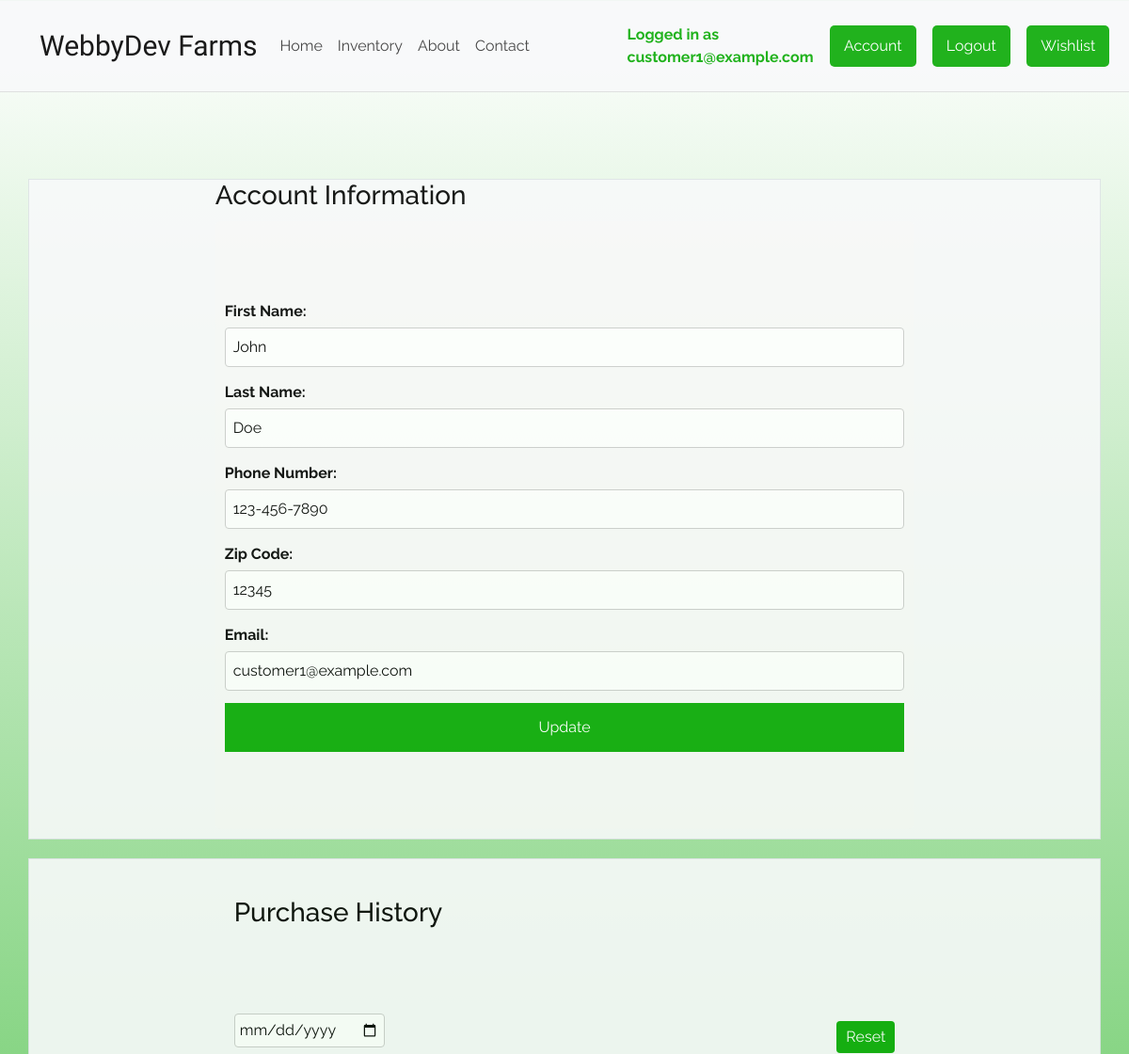
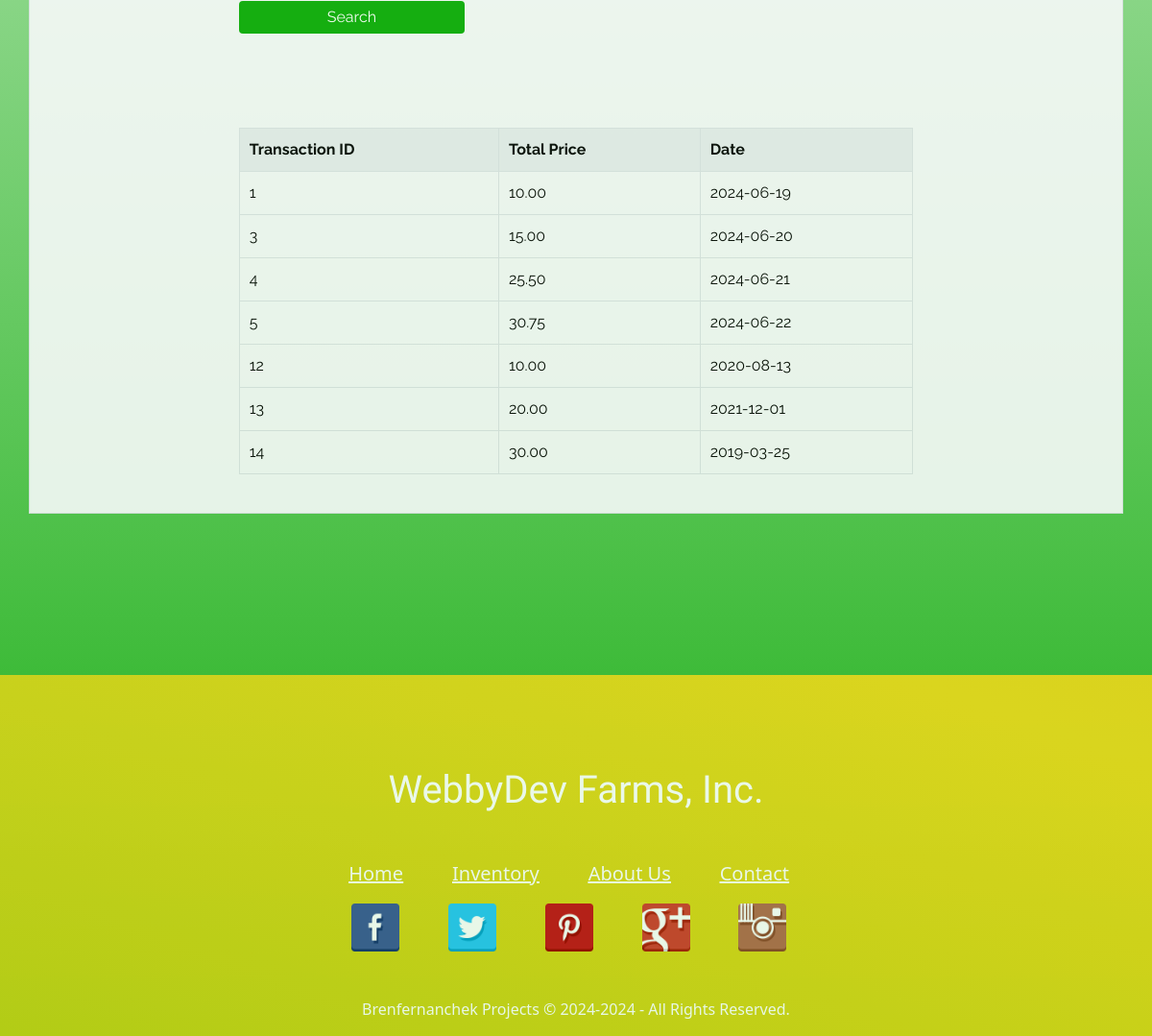
Screenshot of /view/account.php (signed in) with the database file from the repository (2 pictures, top to bottom).
### tables this page shows
CREATE TABLE `customer` (
  `cust_ID` int(11) NOT NULL,
  `cust_fname` varchar(50) DEFAULT NULL,
  `cust_lname` varchar(50) DEFAULT NULL,
  `phone_num` varchar(15) DEFAULT NULL,
  `zip_code` varchar(10) DEFAULT NULL,
  `account_ID` int(11) DEFAULT NULL
);

CREATE TABLE `customer_transaction` (
  `transaction_ID` int(11) NOT NULL,
  `cust_ID` int(11) DEFAULT NULL,
  `total_price` decimal(10,2) DEFAULT NULL,
  `date` date DEFAULT NULL
);

### view/account.php (the view, shortened to what this page needs)
<?php
include '../inc/tags.inc';
include 'db_connection.php';
$account_ID = $_SESSION['account_ID'];
$is_employee = false;
$sql_check_employee = "SELECT * FROM employee WHERE account_ID = ?";
$stmt_check_employee = $conn->prepare($sql_check_employee);
$stmt_check_employee->bind_param("i", $account_ID);
$stmt_check_employee->execute();
$result_check_employee = $stmt_check_employee->get_result();
if ($result_check_employee->num_rows > 0) {
    $is_employee = true;
    $employee = $result_check_employee->fetch_assoc();
} else {
    $sql = "SELECT * FROM customer WHERE account_ID = $account_ID";
    $result = $conn->query($sql);
    if ($result->num_rows > 0) {
        $customer = $result->fetch_assoc();
    }
}
$search_date = '';
if (isset($_GET['search_date'])) {
    $search_date = $_GET['search_date'];
    $sql_purchase_history = "SELECT * FROM customer_transaction WHERE cust_ID = ? AND date = ?";
    $stmt_purchase_history = $conn->prepare($sql_purchase_history);
    $stmt_purchase_history->bind_param("is", $customer['cust_ID'], $search_date);
} else {
    $sql_purchase_history = "SELECT * FROM customer_transaction WHERE cust_ID = ?";
    $stmt_purchase_history = $conn->prepare($sql_purchase_history);
    $stmt_purchase_history->bind_param("i", $customer['cust_ID']);
}
$stmt_purchase_history->execute();
$result_purchase_history = $stmt_purchase_history->get_result();
?>
<body>
    <div class="container raleway-site-body">
        <?php include '../inc/header.inc'; ?>
    </div>
    <main class="container" role="main" id="fade">
        <div class="row">
            <div class="col-lg-12 fade-box border bg-light big-box" style="margin-top: 150px;">
                <div class="col-lg-8 raleway-site-body" style="margin: 0 auto;">
                    <h3>Account Information</h3>
                    <form class="form-login" method="post" action="">
                        <label for="fname">First Name:</label>
                        <input type="text" name="fname" value="<?php echo htmlspecialchars($is_employee ? $employee['emp_fname'] : $customer['cust_fname']); ?>" required>
                        <label for="lname">Last Name:</label>
                        <input type="text" name="lname" value="<?php echo htmlspecialchars($is_employee ? $employee['emp_lname'] : $customer['cust_lname']); ?>" required>
                        <?php if (!$is_employee): ?>
                            <label for="phone_num">Phone Number:</label>
                            <input type="text" name="phone_num" value="<?php echo htmlspecialchars($customer['phone_num']); ?>">
                            <label for="zip_code">Zip Code:</label>
                            <input type="text" name="zip_code" value="<?php echo htmlspecialchars($customer['zip_code']); ?>" required>
                        <?php endif; ?>
                        <label for="email">Email:</label>
                        <input type="email" name="email" value="<?php echo htmlspecialchars($_SESSION['email']); ?>" required>
                        <button type="submit">Update</button>
                    </form>
                </div>
            </div>
        </div>
        <?php if (!$is_employee): ?>
        <div class="row">
            <div class="col-lg-12 fade-box border bg-light big-box" style="margin-top: 20px;">
                <div class="col-lg-8 raleway-site-body" style="margin: 0 auto;">
                    <div class="purchase-history-container">
                        <h3>Purchase History</h3>
                        <div class="search-container">
                            <form method="get" action="">
                                <input type="date" name="search_date" value="<?php echo htmlspecialchars($search_date); ?>">
                                <button type="submit">Search</button>
                            </form>
                            <form method="get" action="">
                                <button type="submit">Reset</button>
                            </form>
                        </div>
                        <table>
                            <thead>
                                <tr>
                                    <th>Transaction ID</th>
                                    <th>Total Price</th>
                                    <th>Date</th>
                                </tr>
                            </thead>
                            <tbody>
                                <?php while ($row = $result_purchase_history->fetch_assoc()): ?>
                                    <tr>
                                        <td><?php echo htmlspecialchars($row['transaction_ID']); ?></td>
                                        <td><?php echo htmlspecialchars($row['total_price']); ?></td>
                                        <td><?php echo htmlspecialchars($row['date']); ?></td>
                                    </tr>
                                <?php endwhile; ?>
                            </tbody>
                        </table>
                    </div>
                </div>
            </div>
        </div>
        <?php endif; ?>
    </main>
    <?php include '../inc/footer.inc'; ?>
</body>

### inc/tags.inc (shortened to what this page needs)
<!DOCTYPE html>
<html lang="en">
<head>
	<link href="https://cdn.jsdelivr.net/npm/bootstrap@5.3.3/dist/css/bootstrap.min.css" rel="stylesheet">
	<link rel="stylesheet" type="text/css" href="/scsuproject/site/css/site.css" />
</head>

### inc/header.inc (shortened to what this page needs)
<header>
    <?php include 'nav.inc'; ?>
    <?php
    if (isset($_SESSION['loggedin'])) {
        echo "<p>Logged in as " . htmlspecialchars($_SESSION['email']) . "</p>";
    }
    ?>
</header>

### inc/nav.inc (shortened to what this page needs)
<nav class="navbar navbar-expand-lg navbar-light bg-light fixed-top">
    <div class="container">
        <a class="navbar-brand" href="/scsuproject/site/"><span class="concert-one-regular" style="font-size: 30px"><?php echo SITE_NAME; ?></span></a>
        <div class="collapse navbar-collapse" id="navbarCollapse">
            <ul class="navbar-nav mr-auto">
                <li class="nav-item">
                    <a class="nav-link" href="/scsuproject/site/"><?php echo NAV_ITEM_ONE; ?></a>
                </li>
                <li class="nav-item">
                    <a class="nav-link" href="/scsuproject/site/view/inventory.php"><?php echo NAV_ITEM_TWO; ?></a>
                </li>
                <li class="nav-item">
                    <a class="nav-link" href="/scsuproject/site/view/about.php"><?php echo NAV_ITEM_THREE; ?></a>
                </li>
                <li class="nav-item">
                    <a class="nav-link" href="/scsuproject/site/view/contact.php"><?php echo NAV_ITEM_FOUR; ?></a>
                </li>
            </ul>
            <?php if (isset($_SESSION['loggedin'])): ?>
                <span class="navbar-text" style="padding-left: 10%;">Logged in as <?php echo htmlspecialchars($_SESSION['email']); ?></span>
                <a id="account-link" class="account-button" href="/scsuproject/site/view/account.php">Account</a>
                <a id="logout-link" class="logout-button" href="/scsuproject/site/view/logout.php">Logout</a>
                <?php if (!isset($_SESSION['job_role_ID'])): ?>
                    <a id="wishlist-link" class="wishlist-button" href="/scsuproject/site/view/wishlist.php">Wishlist</a>
                <?php endif; ?>
            <?php else: ?>
                <a id="login-link" class="login-button" href="/scsuproject/site/view/login.php">Login</a>
                <a id="signup-link" class="login-button" href="/scsuproject/site/view/signup.php">Register</a>
            <?php endif; ?>
        </div>
    </div>
</nav>

### inc/footer.inc (shortened to what this page needs)
<footer class="footer row mt-5">
	<div class="container mt-5">
		<div class="row ">
			<div class="col-md-12 mt-5 text-center">
				<h1 class="concert-one-regular">WebbyDev Farms, Inc.</h1>
				<div class="col-md-12 mt-5 text-center">
				<ul class="footer-links-list">
					<li class="footer-link"><a href="/scsuproject/site/">Home</a></li>
					<li class="footer-link"><a href="/scsuproject/site/view/inventory.php">Inventory</a></li>
					<li class="footer-link"><a href="/scsuproject/site/view/about.php">About Us</a></li>
					<li class="footer-link"><a href="/scsuproject/site/view/contact.php">Contact</a></li>
				</ul>
				<ul class="footer-links-list">
					<li class="footer-link"><a href=""><i class="fa fa-facebook"><img src="/scsuproject/site/img/social-media/facebook_1.png" alt="Facebook" width="50" height="50"></i></a></li>
					<li class="footer-link"><a href=""><i class="fa fa-facebook"><img src="/scsuproject/site/img/social-media/twitter_1.png" alt="Twitter" width="50" height="50"></i></a></li>
					<li class="footer-link"><a href=""><i class="fa fa-facebook"><img src="/scsuproject/site/img/social-media/pinterest_1.png" alt="Pinterest" width="50" height="50"></i></a></li>
					<li class="footer-link"><a href=""><i class="fa fa-facebook"><img src="/scsuproject/site/img/social-media/google-plus_1.png" alt="Google Plus" width="50" height="50"></i></a></li>
					<li class="footer-link"><a href=""><i class="fa fa-facebook"><img src="/scsuproject/site/img/social-media/instagram_1.png" alt="Instagram" width="50" height="50"></i></a></li>
			</div>
			<div class="col-md-12 text-center mt-5">
				<p id="footer-company-name">Brenfernanchek Projects &copy; 2024-<script type="text/javascript">document.write(new Date().getFullYear());</script> - All Rights Reserved.</p>
			</div>
		</div>
	</div>
</footer>

### css/site.css (style rules this page uses)
html { position: relative; min-height: 100%; }
body { height: 100%; background: url('/scsuproject/site/img/fruit-background.png'), linear-gradient(to bottom, #fff, #16ad10); color: #000; background-size: cover, contain; background-position: center, right bottom; background-repeat: repeat, repeat; opacity: 0.9; }
main { padding-bottom: 10%; }
.raleway-site-body { font-family: "Raleway", sans-serif; font-optical-sizing: auto; font-weight: 400; font-style: normal; }
.concert-one-regular { font-family: "Concert One", sans-serif; font-weight: 400; font-style: normal; }
#inventory-container table, tbody, td { border: 1px solid black; border-collapse: collapse; text-align: center; }
.form-login [type=text], input[type=password], select, input[type=email], button[type=submit] { width: 100%; padding: 12px 20px; margin: 8px 0; display: inline-block; border: 1px solid #ccc; box-sizing: border-box; }
.container .row form { padding-top: 10%; padding-bottom: 10%; }
.login-form-container button, input[type=submit], button[type=submit] { background-color: #08aa04; color: white; padding: 14px 20px; margin: 8px 0; border: none; cursor: pointer; width: 100%; }
.navbar { background-color: #fff; border-bottom: 1px solid #ddd; }
.navbar-nav .nav-item .nav-link { color: #333; }
.navbar-text { color: #08aa04; font-weight: bold; margin: 1%; }
.footer { color: white; background-color: #c91d61; background: linear-gradient(20deg,#08aa04,#edd81c,#f77813); background-size: 1000% 1000% !important; -webkit-animation: changeColors 30s ease infinite; -moz-animation: changeColors 30s ease infinite; -o-animation: changeColors 30s ease infinite; animation: changeColors 30s ease infinite; height: 10%; bottom: 0; }
.footer .footer-links-list .footer-link { display: inline-block; padding-right: 4%; text-align: center; text-decoration: underline; font-size: 20px; }
.footer .footer-links-list .footer-link a { color: white; }
.footer #footer-company-name { text-align: center; }
.login-button, .logout-button, .account-button, .admin-button, .wishlist-button, .form-login input[type=submit] { background-color: #08aa04; color: white; padding: 10px 15px; border: none; border-radius: 5px; text-decoration: none; margin: 1%; cursor: pointer; }
.form-login { padding: 10px; margin: 10px 0; background-color: #f9f9f9; border-radius: 5px; }
.form-login label { font-weight: bold; display: block; margin-top: 10px; }
.form-login input[type=text], .form-login input[type=password], .form-login input[type=email], .form-login select { width: 100%; padding: 8px; margin: 5px 0; border: 1px solid #ccc; border-radius: 4px; box-sizing: border-box; }
.purchase-history-container { padding: 20px; background-color: #f8f9fa; border-radius: 5px; margin-top: 20px; }
.purchase-history-container h3 { margin-bottom: 20px; }
.purchase-history-container table { width: 100%; border-collapse: collapse; margin-bottom: 20px; }
.purchase-history-container table, th, td { border: 1px solid #dee2e6; }
.purchase-history-container th, td { padding: 10px; text-align: left; }
.purchase-history-container th { background-color: #e9ecef; }
.purchase-history-container .search-container { display: flex; justify-content: space-between; margin-bottom: 20px; }
.purchase-history-container .search-container input[type="date"] { padding: 5px; border: 1px solid #ccc; border-radius: 4px; }
.purchase-history-container .search-container button { background-color: #08aa04; color: white; padding: 5px 10px; border: none; border-radius: 4px; cursor: pointer; }

### inc/nav.inc (style rules this page uses)
.login-button, .logout-button, .account-button, .admin-button, .wishlist-button { background-color: #08aa04; color: white; padding: 10px 15px; border: none; border-radius: 5px; text-decoration: none; }

### rows the page displays
customer: fname "John", lname "Doe", phone_num "123-456-7890", zip_code "12345"
customer_transaction: transaction_ID "1", total_price "10.00", date "2024-06-19"
customer_transaction: transaction_ID "3", total_price "15.00", date "2024-06-20"
customer_transaction: transaction_ID "4", total_price "25.50", date "2024-06-21"
customer_transaction: transaction_ID "5", total_price "30.75", date "2024-06-22"
customer_transaction: transaction_ID "12", total_price "10.00", date "2020-08-13"
customer_transaction: transaction_ID "13", total_price "20.00", date "2021-12-01"
customer_transaction: transaction_ID "14", total_price "30.00", date "2019-03-25"

### other values shown
SITE_NAME "WebbyDev Farms"
NAV_ITEM_ONE "Home"
NAV_ITEM_TWO "Inventory"
NAV_ITEM_THREE "About"
NAV_ITEM_FOUR "Contact"
$_SESSION['email'] "customer1@example.com"
